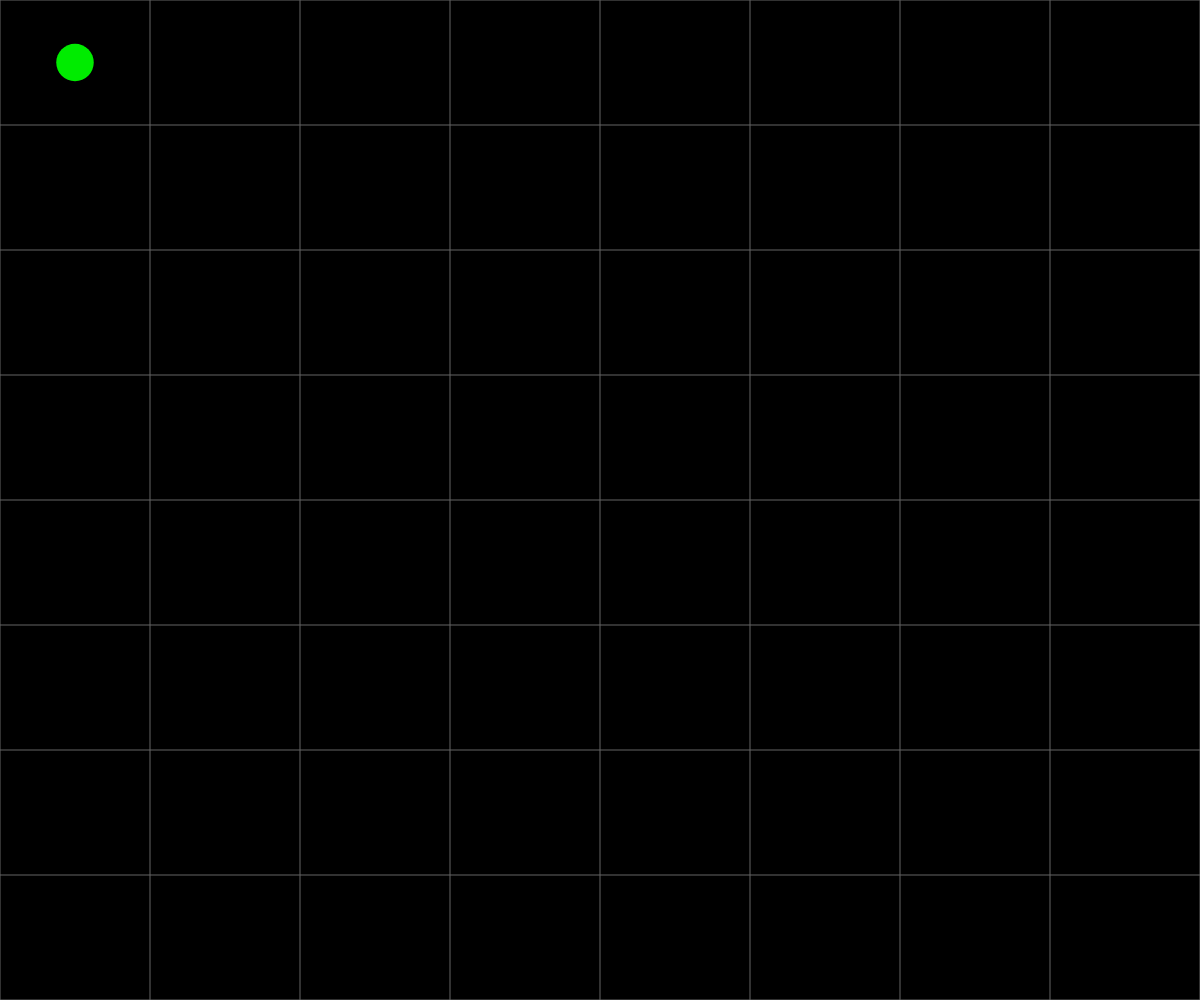
Frame 1 (no input)
Frame 60 (no input): identical to frame 1, image omitted
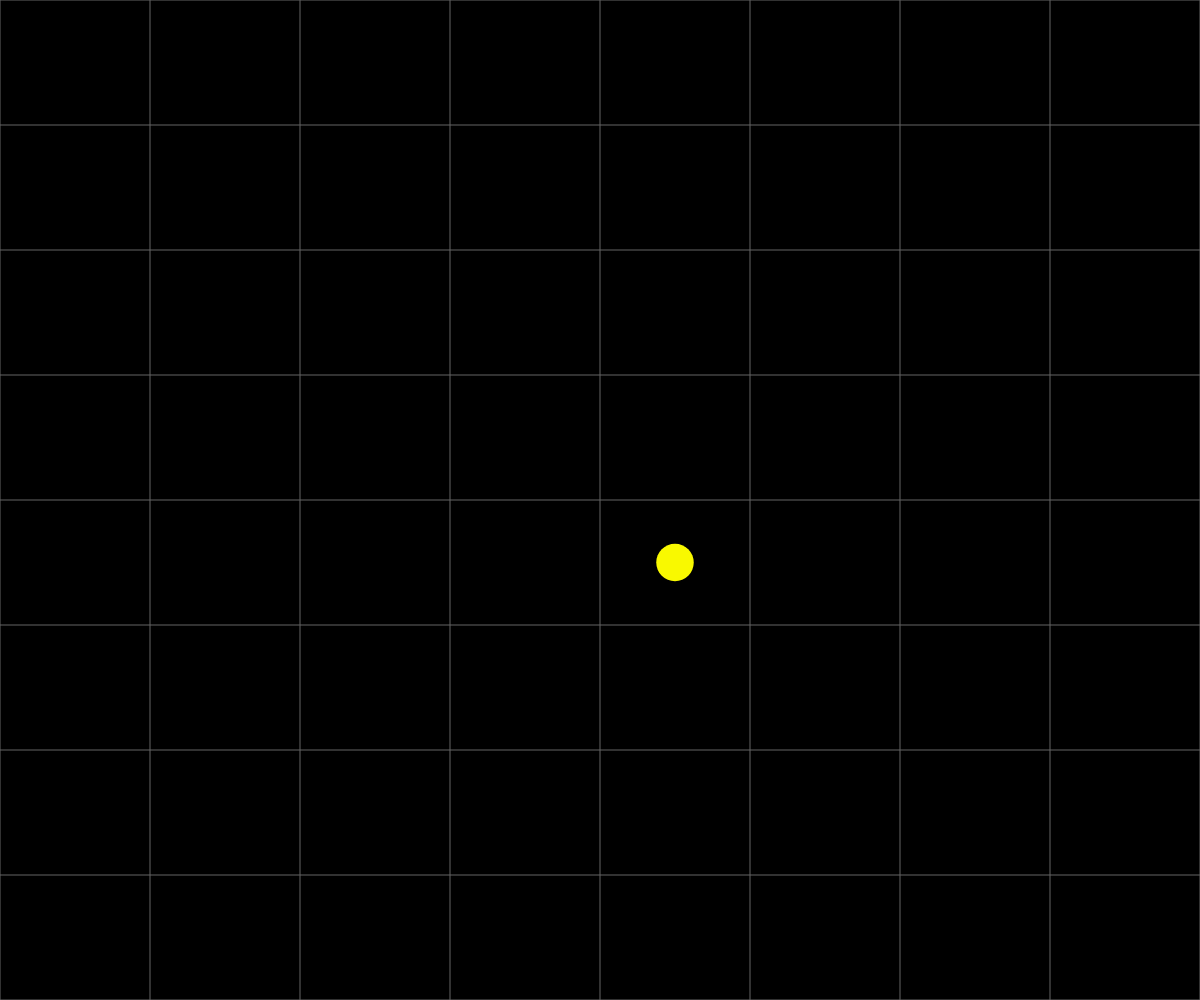
Frame 120 (the mouse pressed at the canvas centre since frame 60)

The p5.js sketch that drew these frames (run headless with seeded random() and noise() and a simulated clock; from frame 60 on, the mouse is pressed at the canvas centre):

// p5.js sketch
// ── sketch.js
let mineX, mineY;
let gameState = 'PLAYING'; // 'PLAYING' 或 'WON'
const cols = 8;
const rows = 8;

function resetGame() {
  // 隨機決定地雷在 8x8 網格中的座標 (0-7)
  mineX = floor(random(cols));
  mineY = floor(random(rows));
  gameState = 'PLAYING';
}

function setup() {
  // 創建一個全螢幕畫布
  createCanvas(windowWidth, windowHeight);
  resetGame();
}

function draw() {
  // 背景設為黑色
  background(0);

  // 設定線條顏色為灰色 (100)
  stroke(100);
  strokeWeight(1);

  const w = width / cols;
  const h = height / rows;

  // 繪製垂直線
  for (let i = 0; i <= cols; i++) {
    line(i * w, 0, i * w, height);
  }

  // 繪製水平線
  for (let j = 0; j <= rows; j++) {
    line(0, j * h, width, j * h);
  }

  // 雷達探測邏輯：當鼠標移動到格子時出現圓球
  if (gameState === 'PLAYING') {
    let gridX = floor(mouseX / w);
    let gridY = floor(mouseY / h);

    // 確保鼠標在畫布範圍內
    if (gridX >= 0 && gridX < cols && gridY >= 0 && gridY < rows) {
      // 計算與地雷的距離 (切比雪夫距離)
      let d = max(abs(gridX - mineX), abs(gridY - mineY));

      // 根據距離決定顏色
      let ballColor = '#4A4AFF'; // 預設藍紫色
      if (d === 0) ballColor = '#DC143C';      // 地雷：深紅
      else if (d <= 1) ballColor = '#FF8040';  // 1格內：橘色
      else if (d <= 3) ballColor = '#F9F900';  // 3格內：黃色
      else if (d <= 5) ballColor = '#00EC00';  // 5格內：綠色

      // 繪製圓球
      noStroke();
      fill(ballColor);
      let centerX = (gridX + 0.5) * w;
      let centerY = (gridY + 0.5) * h;
      ellipse(centerX, centerY, min(w, h) * 0.3); // 圓球大小為格子寬高的 30%
    }
  }

  // 如果獲勝，顯示提示字樣
  if (gameState === 'WON') {
    fill(0, 255, 0); // 綠色
    noStroke();
    textAlign(CENTER, CENTER);
    textSize(64);
    text("YOU WIN!", width / 2, height / 2);
    
    textSize(24);
    fill(255);
    text("Press SPACE to restart", width / 2, height / 2 + 60);

    // 顯示地雷原本的位置（可選，增加回饋感）
    fill(255, 255, 0, 100); 
    rect(mineX * w, mineY * h, w, h);
  }
}

function mousePressed() {
  if (gameState === 'PLAYING') {
    let w = width / cols;
    let h = height / rows;
    
    // 計算玩家點擊的是哪一個格子
    let clickedX = floor(mouseX / w);
    let clickedY = floor(mouseY / h);

    // 判斷是否點中地雷
    if (clickedX === mineX && clickedY === mineY) {
      gameState = 'WON';
    }
  }
}

function keyPressed() {
  // 如果遊戲結束且按下空白鍵 (ASCII 32)，重置遊戲
  if (gameState === 'WON' && key === ' ') {
    resetGame();
  }
}

function windowResized() {
  resizeCanvas(windowWidth, windowHeight);
}
